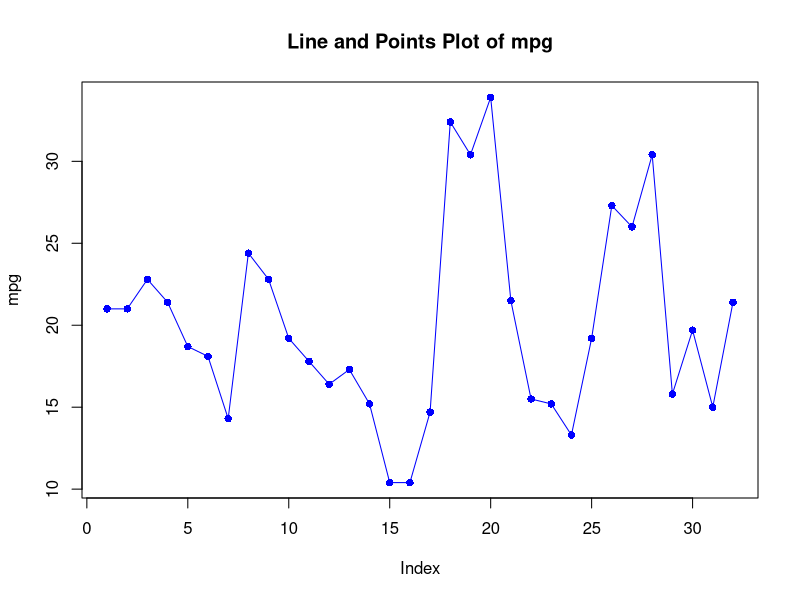
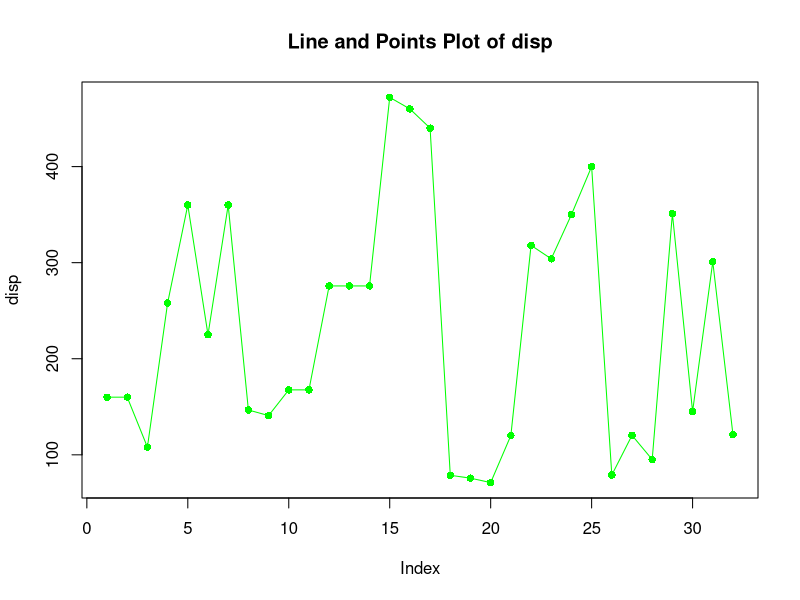
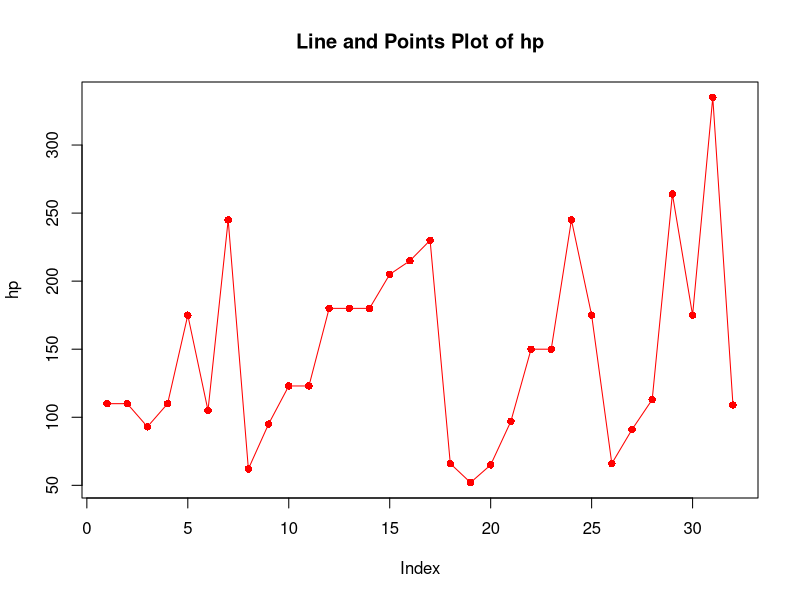
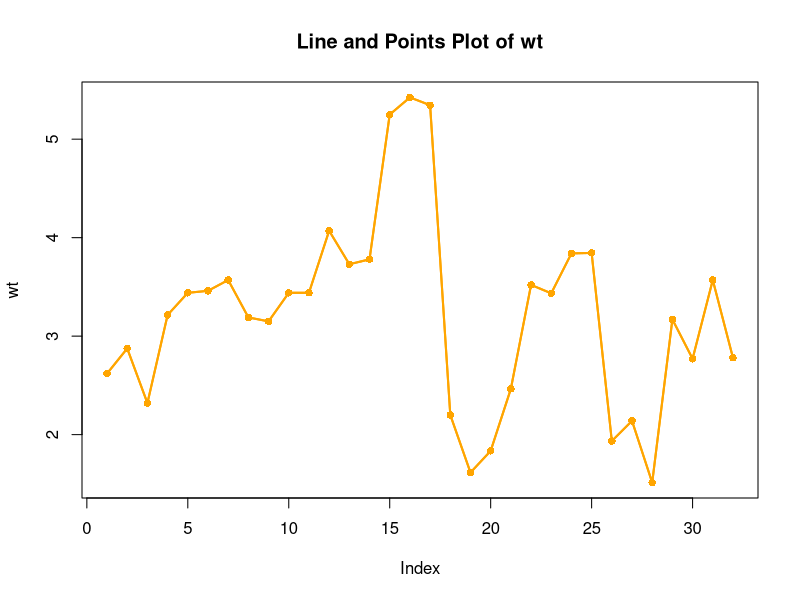

Source code (R) for these figures, in order:
# Load the mtcars dataset
data(mtcars)
#!0a
# Select four different continuous variables from the mtcars dataset
selected_vars <- c("mpg", "disp", "hp", "wt")

# Set up a single plot
par(mfrow = c(1, 1))

# Define colors and line widths for each variable
colors <- c("blue", "green", "red", "orange")
line_widths <- c(1, 1, 1, 2)  # Adjust line widths as needed

# Create a plot for each selected variable with one variable highlighted
for (i in seq_along(selected_vars)) {  # Use seq_along instead of 1:length
  var <- selected_vars[i]
  col <- colors[i]
  lwd <- line_widths[i]
  
  plot(mtcars[, var], type = "n", xlab = "Index", ylab = var, main = paste("Line and Points Plot of", var))
  lines(mtcars[, var], col = col, lwd = lwd)
  points(mtcars[, var], col = col, pch = 16)
}
#10b
# Choose one variable from each group and highlight it with a different color
highlight_vars <- c("mpg", "disp", "hp", "wt")
highlight_colors <- c("red", "green", "blue", "orange")

for (i in seq_along(highlight_vars)) {  # Use seq_along instead of 1:length
  var <- highlight_vars[i]
  col <- highlight_colors[i]
  
  lines(mtcars[, var], col = col, lwd = 2)
  points(mtcars[, var], col = col, pch = 16)
}
